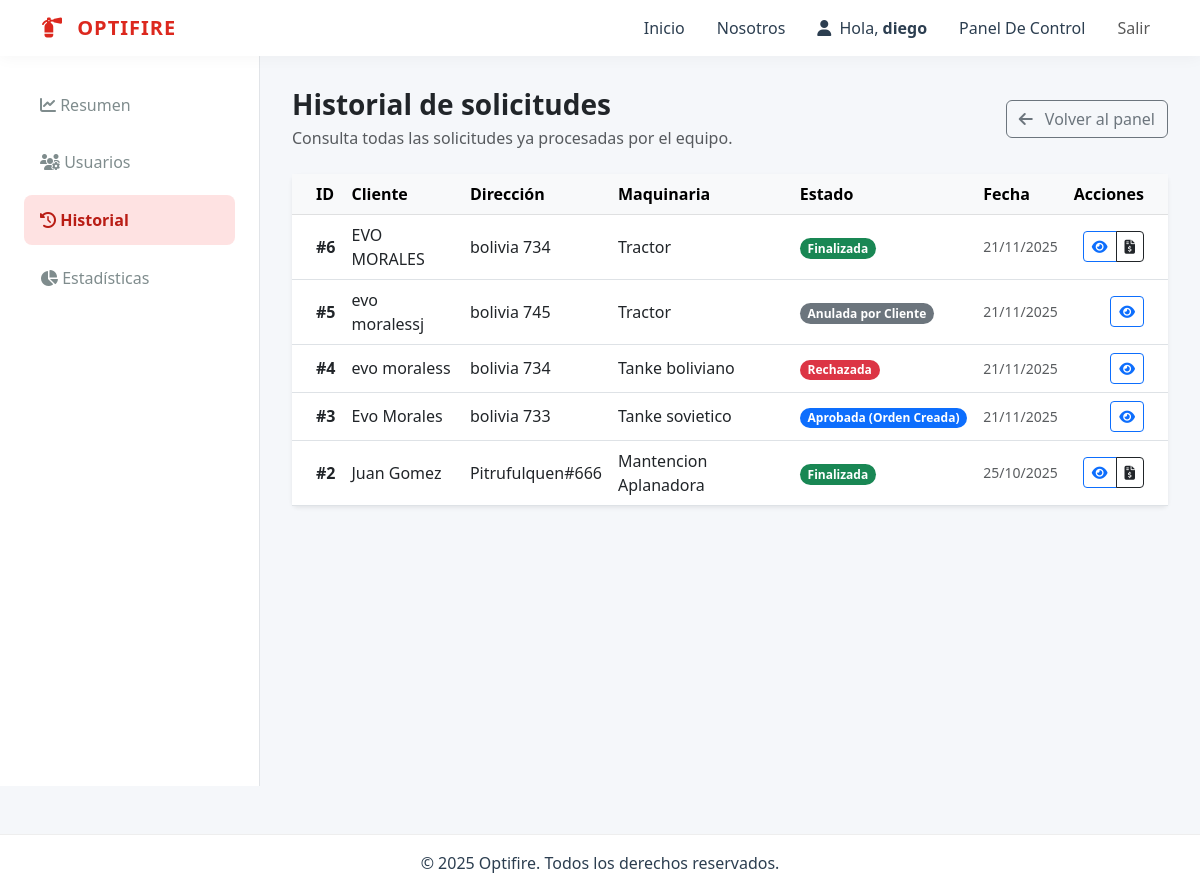
Before: /usuarios/historial/ (signed in) with the older database file.
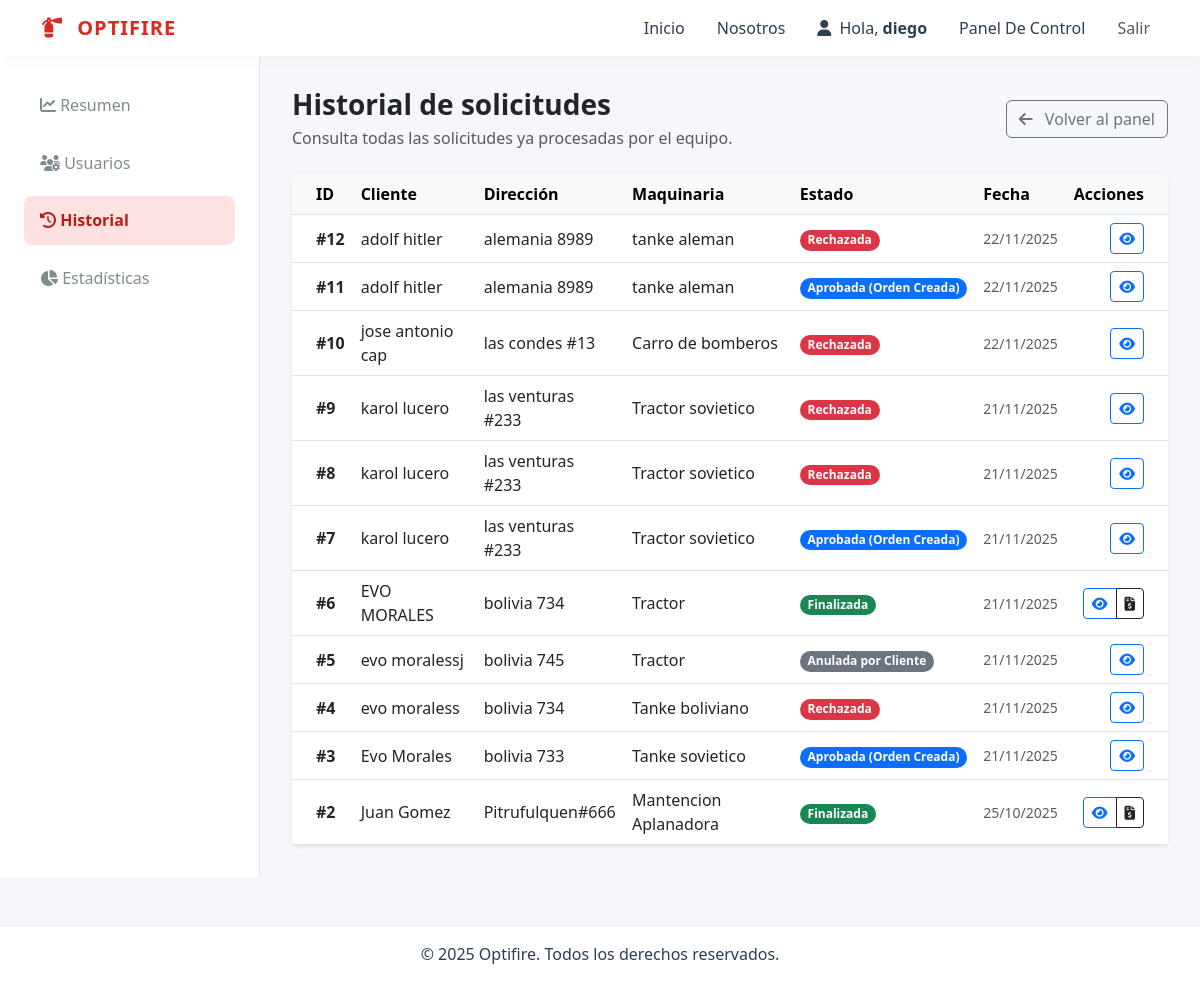
After: the same page with the newer database file.
### usuarios/models.py (models this page shows, shortened)
class SolicitudInspeccion(models.Model):
    cliente = models.ForeignKey(User, on_delete=models.CASCADE, related_name='solicitudes_enviadas')
    nombre_cliente = models.CharField(max_length=100)
    apellido_cliente = models.CharField(max_length=100, blank=True, null=True)
    direccion = models.CharField(max_length=255)
    telefono = models.CharField(max_length=20)
    maquinaria = models.TextField(verbose_name="Maquinaria / Servicio")
    observaciones_cliente = models.TextField(blank=True, null=True)
    monto_cotizacion = models.DecimalField(max_digits=10, decimal_places=0, null=True, blank=True)
    detalle_cotizacion = models.TextField(blank=True, null=True)
    tecnico_preasignado = models.ForeignKey(User, on_delete=models.SET_NULL, null=True, blank=True, related_name='solicitudes_preasignadas', limit_choices_to={'groups__name': Roles.TECNICO})
    plantilla_preasignada = models.ForeignKey(PlantillaInspeccion, on_delete=models.SET_NULL, null=True, blank=True, related_name='solicitudes_preasignadas')
    nombre_inspeccion_preasignado = models.CharField(max_length=200, blank=True, null=True)
    fecha_programada_preasignada = models.DateField(null=True, blank=True)
    fecha_programada = models.DateField(null=True, blank=True)
    fecha_solicitud = models.DateTimeField(auto_now_add=True)
    estado = models.CharField(
        max_length=20,
        choices=EstadoSolicitud.choices,
        default=EstadoSolicitud.PENDIENTE
    )
    motivo_rechazo = models.TextField(blank=True, null=True)

### usuarios/views.py (the view)
# urls.py: path('historial/', views.historial_solicitudes, name='historial_solicitudes'),
@login_required
@user_passes_test(is_administrador)
def historial_solicitudes(request):
    historial = SolicitudInspeccion.objects.exclude(estado=EstadoSolicitud.PENDIENTE).order_by('-fecha_solicitud')
    return render(request, 'dashboards/admin/historial_solicitudes.html', {'historial': historial})

### usuarios/context_processors.py (called while the page is built)
def notificaciones_usuario(request):
    if request.user.is_authenticated:
        notificaciones = Notificacion.objects.filter(usuario=request.user, leido=False).order_by('-fecha_creacion')
        return {'mis_notificaciones': notificaciones}
    return {}

### usuarios/views.py (called while the page is built)
def check_role(user, role_name):
    return user.is_authenticated and user.groups.filter(name=role_name).exists()

def is_administrador(user): return check_role(user, Roles.ADMINISTRADOR) or user.is_superuser

### templates/dashboards/admin/historial_solicitudes.html
{% extends "base_dashboard.html" %}
{% block dashboard_menu %}
    {% include "includes/admin_menu.html" %}
{% endblock dashboard_menu %}
{% block dashboard_content %}
<div class="d-flex justify-content-between align-items-center mb-4">
    <div>
        <h1 class="h3 mb-1 text-dark fw-bold">Historial de solicitudes</h1>
        <p class="text-muted mb-0">Consulta todas las solicitudes ya procesadas por el equipo.</p>
    </div>
    <a class="btn btn-outline-secondary" href="{% url 'dashboard_administrador' %}">
        <i class="fas fa-arrow-left me-2"></i> Volver al panel
    </a>
</div>
{% if historial %}
    <div class="card shadow-sm border-0">
        <div class="card-body p-0">
            <div class="table-responsive">
                <table class="table table-hover align-middle mb-0">
                    <thead class="table-light">
                        <tr>
                            <th scope="col" class="ps-4">ID</th>
                            <th scope="col">Cliente</th>
                            <th scope="col">Dirección</th>
                            <th scope="col">Maquinaria</th>
                            <th scope="col">Estado</th>
                            <th scope="col">Fecha</th>
                            <th scope="col" class="text-end pe-4">Acciones</th>
                        </tr>
                    </thead>
                    <tbody>
                        {% for solicitud in historial %}
                        <tr>
                            <td class="ps-4 fw-bold">#{{ solicitud.id }}</td>
                            <td>{{ solicitud.nombre_cliente }} {{ solicitud.apellido_cliente|default:"" }}</td>
                            <td>{{ solicitud.direccion }}</td>
                            <td>{{ solicitud.maquinaria|truncatechars:30 }}</td>
                            <td>
                                <span class="badge rounded-pill
                                    {% if solicitud.estado == 'APROBADA' %}bg-primary
                                    {% elif solicitud.estado == 'RECHAZADA' %}bg-danger
                                    {% elif solicitud.estado == 'COMPLETADA' %}bg-success
                                    {% else %}bg-secondary{% endif %}">
                                    {{ solicitud.get_estado_display }}
                                </span>
                            </td>
                            <td class="text-muted small">{{ solicitud.fecha_solicitud|date:"d/m/Y" }}</td>
                            <td class="text-end pe-4">
                                <div class="btn-group">
                                    <a class="btn btn-sm btn-outline-primary" href="{% url 'detalle_orden' solicitud.pk %}" title="Ver detalles">
                                        <i class="fas fa-eye"></i>
                                    </a>
                                    {% if solicitud.estado == 'COMPLETADA' %}
                                        <a href="{% url 'enviar_orden_facturacion' solicitud.pk %}"
                                           class="btn btn-sm btn-outline-dark"
                                           title="Enviar a Cobranzas"
                                           onclick="return confirm('¿Generar y enviar orden de facturación al equipo contable?');">
                                            <i class="fas fa-file-invoice-dollar"></i>
                                        </a>
                                    {% endif %}
                                </div>
                            </td>
                        </tr>
                        {% endfor %}
                    </tbody>
                </table>
            </div>
        </div>
    </div>
{% else %}
    <div class="alert alert-info border-0 shadow-sm">
        <i class="fas fa-info-circle me-2"></i> No existen registros en el historial todavía.
    </div>
{% endif %}
{% endblock dashboard_content %}

Changed rows visible on the page:
added SolicitudInspeccion: id "12", nombre_cliente "adolf", apellido_cliente "hitler", direccion "alemania 8989", maquinaria "tanke aleman", estado "Rechazada", fecha_solicitud "22/11/2025"
added SolicitudInspeccion: id "11", nombre_cliente "adolf", apellido_cliente "hitler", direccion "alemania 8989", maquinaria "tanke aleman", estado "Aprobada (Orden Creada)", fecha_solicitud "22/11/2025"
added SolicitudInspeccion: id "10", nombre_cliente "jose antonio", apellido_cliente "cap", direccion "las condes #13", maquinaria "Carro de bomberos", estado "Rechazada", fecha_solicitud "22/11/2025"
added SolicitudInspeccion: id "9", nombre_cliente "karol", apellido_cliente "lucero", direccion "las venturas #233", maquinaria "Tractor sovietico", estado "Rechazada", fecha_solicitud "21/11/2025"
added SolicitudInspeccion: id "8", nombre_cliente "karol", apellido_cliente "lucero", direccion "las venturas #233", maquinaria "Tractor sovietico", estado "Rechazada", fecha_solicitud "21/11/2025"
added SolicitudInspeccion: id "7", nombre_cliente "karol", apellido_cliente "lucero", direccion "las venturas #233", maquinaria "Tractor sovietico", estado "Aprobada (Orden Creada)", fecha_solicitud "21/11/2025"
